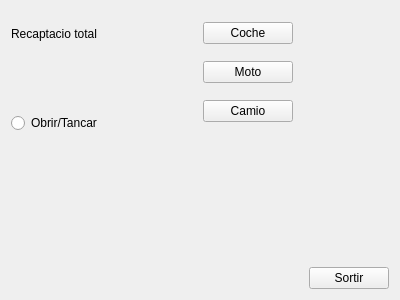
<?xml version="1.0" encoding="UTF-8"?>
<ui version="4.0">
 <class>MyForm</class>
 <widget class="QWidget" name="MyForm">
  <property name="geometry">
   <rect>
    <x>0</x>
    <y>0</y>
    <width>400</width>
    <height>300</height>
   </rect>
  </property>
  <property name="windowTitle">
   <string>Form</string>
  </property>
  <layout class="QVBoxLayout" name="verticalLayout_6">
   <item>
    <layout class="QVBoxLayout" name="verticalLayout_5">
     <item>
      <layout class="QHBoxLayout" name="horizontalLayout_2">
       <item>
        <layout class="QVBoxLayout" name="verticalLayout_4">
         <item>
          <layout class="QVBoxLayout" name="verticalLayout_3">
           <item>
            <widget class="QLabel" name="label_5">
             <property name="text">
              <string>Recaptacio total</string>
             </property>
            </widget>
           </item>
           <item>
            <widget class="MyQLabel" name="label">
             <property name="text">
              <string/>
             </property>
            </widget>
           </item>
          </layout>
         </item>
         <item>
          <widget class="QRadioButton" name="radioButton">
           <property name="text">
            <string>Obrir/Tancar</string>
           </property>
          </widget>
         </item>
        </layout>
       </item>
       <item>
        <layout class="QHBoxLayout" name="horizontalLayout">
         <item>
          <layout class="QVBoxLayout" name="verticalLayout">
           <item>
            <widget class="QPushButton" name="pushButton">
             <property name="text">
              <string>Coche</string>
             </property>
            </widget>
           </item>
           <item>
            <widget class="QPushButton" name="pushButton_2">
             <property name="text">
              <string>Moto</string>
             </property>
            </widget>
           </item>
           <item>
            <widget class="QPushButton" name="pushButton_3">
             <property name="text">
              <string>Camio</string>
             </property>
            </widget>
           </item>
          </layout>
         </item>
         <item>
          <layout class="QVBoxLayout" name="verticalLayout_2">
           <item>
            <widget class="MyQLabel" name="label_2">
             <property name="text">
              <string/>
             </property>
            </widget>
           </item>
           <item>
            <widget class="MyQLabel" name="label_3">
             <property name="text">
              <string/>
             </property>
            </widget>
           </item>
           <item>
            <widget class="MyQLabel" name="label_4">
             <property name="text">
              <string/>
             </property>
            </widget>
           </item>
          </layout>
         </item>
        </layout>
       </item>
      </layout>
     </item>
     <item>
      <widget class="MyQLabel" name="Peatge">
       <property name="text">
        <string/>
       </property>
      </widget>
     </item>
    </layout>
   </item>
   <item>
    <layout class="QHBoxLayout" name="horizontalLayout_3">
     <item>
      <spacer name="horizontalSpacer">
       <property name="orientation">
        <enum>Qt::Horizontal</enum>
       </property>
       <property name="sizeHint" stdset="0">
        <size>
         <width>188</width>
         <height>20</height>
        </size>
       </property>
      </spacer>
     </item>
     <item>
      <widget class="QPushButton" name="pushButton_4">
       <property name="text">
        <string>Sortir</string>
       </property>
      </widget>
     </item>
    </layout>
   </item>
  </layout>
 </widget>
 <customwidgets>
  <customwidget>
   <class>MyQLabel</class>
   <extends>QLabel</extends>
   <header>MyQLabel.h</header>
   <slots>
    <signal>linkActivated(int)</signal>
    <slot>incCotxe()</slot>
    <slot>incMoto()</slot>
    <slot>incCamio()</slot>
    <slot>obrir()</slot>
    <slot>tancar()</slot>
    <slot>obrir_i_tancar()</slot>
    <slot>updBool()</slot>
    <slot>incRecaudacio(int)</slot>
   </slots>
  </customwidget>
 </customwidgets>
 <resources/>
 <connections>
  <connection>
   <sender>pushButton_4</sender>
   <signal>clicked()</signal>
   <receiver>MyForm</receiver>
   <slot>close()</slot>
   <hints>
    <hint type="sourcelabel">
     <x>330</x>
     <y>263</y>
    </hint>
    <hint type="destinationlabel">
     <x>332</x>
     <y>211</y>
    </hint>
   </hints>
  </connection>
  <connection>
   <sender>radioButton</sender>
   <signal>clicked()</signal>
   <receiver>label_2</receiver>
   <slot>updBool()</slot>
   <hints>
    <hint type="sourcelabel">
     <x>74</x>
     <y>119</y>
    </hint>
    <hint type="destinationlabel">
     <x>350</x>
     <y>51</y>
    </hint>
   </hints>
  </connection>
  <connection>
   <sender>pushButton</sender>
   <signal>clicked()</signal>
   <receiver>label_2</receiver>
   <slot>incCotxe()</slot>
   <hints>
    <hint type="sourcelabel">
     <x>272</x>
     <y>59</y>
    </hint>
    <hint type="destinationlabel">
     <x>329</x>
     <y>62</y>
    </hint>
   </hints>
  </connection>
  <connection>
   <sender>pushButton_2</sender>
   <signal>clicked()</signal>
   <receiver>label_3</receiver>
   <slot>incMoto()</slot>
   <hints>
    <hint type="sourcelabel">
     <x>289</x>
     <y>93</y>
    </hint>
    <hint type="destinationlabel">
     <x>337</x>
     <y>90</y>
    </hint>
   </hints>
  </connection>
  <connection>
   <sender>label_3</sender>
   <signal>linkActivated(int)</signal>
   <receiver>label</receiver>
   <slot>incRecaudacio(int)</slot>
   <hints>
    <hint type="sourcelabel">
     <x>341</x>
     <y>82</y>
    </hint>
    <hint type="destinationlabel">
     <x>122</x>
     <y>61</y>
    </hint>
   </hints>
  </connection>
  <connection>
   <sender>radioButton</sender>
   <signal>clicked()</signal>
   <receiver>label_4</receiver>
   <slot>updBool()</slot>
   <hints>
    <hint type="sourcelabel">
     <x>88</x>
     <y>114</y>
    </hint>
    <hint type="destinationlabel">
     <x>336</x>
     <y>124</y>
    </hint>
   </hints>
  </connection>
  <connection>
   <sender>pushButton_3</sender>
   <signal>clicked()</signal>
   <receiver>label_4</receiver>
   <slot>incCamio()</slot>
   <hints>
    <hint type="sourcelabel">
     <x>293</x>
     <y>122</y>
    </hint>
    <hint type="destinationlabel">
     <x>340</x>
     <y>115</y>
    </hint>
   </hints>
  </connection>
  <connection>
   <sender>radioButton</sender>
   <signal>clicked()</signal>
   <receiver>label_3</receiver>
   <slot>updBool()</slot>
   <hints>
    <hint type="sourcelabel">
     <x>81</x>
     <y>121</y>
    </hint>
    <hint type="destinationlabel">
     <x>334</x>
     <y>91</y>
    </hint>
   </hints>
  </connection>
  <connection>
   <sender>label_2</sender>
   <signal>linkActivated(int)</signal>
   <receiver>label</receiver>
   <slot>incRecaudacio(int)</slot>
   <hints>
    <hint type="sourcelabel">
     <x>349</x>
     <y>55</y>
    </hint>
    <hint type="destinationlabel">
     <x>104</x>
     <y>59</y>
    </hint>
   </hints>
  </connection>
  <connection>
   <sender>label_4</sender>
   <signal>linkActivated(int)</signal>
   <receiver>label</receiver>
   <slot>incRecaudacio(int)</slot>
   <hints>
    <hint type="sourcelabel">
     <x>365</x>
     <y>125</y>
    </hint>
    <hint type="destinationlabel">
     <x>143</x>
     <y>69</y>
    </hint>
   </hints>
  </connection>
  <connection>
   <sender>radioButton</sender>
   <signal>clicked()</signal>
   <receiver>Peatge</receiver>
   <slot>obrir_i_tancar()</slot>
   <hints>
    <hint type="sourcelabel">
     <x>83</x>
     <y>119</y>
    </hint>
    <hint type="destinationlabel">
     <x>202</x>
     <y>203</y>
    </hint>
   </hints>
  </connection>
 </connections>
</ui>
